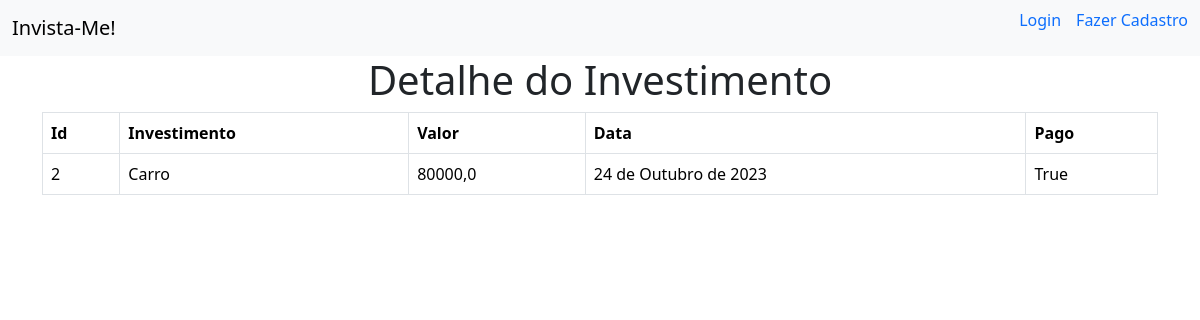
/2, run on the app's committed database.
### invista_me/models.py (models this page shows)
class Investimento(models.Model):
    investimento = models.TextField(max_length=255)
    valor = models.FloatField()
    pago = models.BooleanField(default=False)
    data = models.DateField(default=datetime.now)

### invista_me/views.py (the view)
# urls.py: path('<int:id_investimento>', views.detalhe, name='detalhe'),
def detalhe(request, id_investimento):
    dados = {
        'dados': Investimento.objects.get(pk=id_investimento)}
    return render(request, 'investimentos/detalhe.html', dados)

### invista_me/templates/investimentos/detalhe.html
{% extends "investimentos/base.html" %}
{% block conteudo %}
<h1 style='text-align: center;'>Detalhe do Investimento</h1>
<div class='container'>
    <table class='table table-hover table-bordered'>
        <tr>
            <th>Id</th>
            <th>Investimento</th>
            <th>Valor</th>
            <th>Data</th>
            <th>Pago</th>
        </tr>
        <tr>
            <td>{{dados.id}}</td>
            <td>{{dados.investimento}}</td>
            <td>{{dados.valor}}</td>
            <td>{{dados.data}}</td>
            <td>{{dados.pago}}</td>
        </tr>
    </table>
</div>
{% endblock %}

### data on the page
Investimento: id "2", investimento "Carro", valor "80000,0", data "24 de Outubro de 2023", pago "True"
